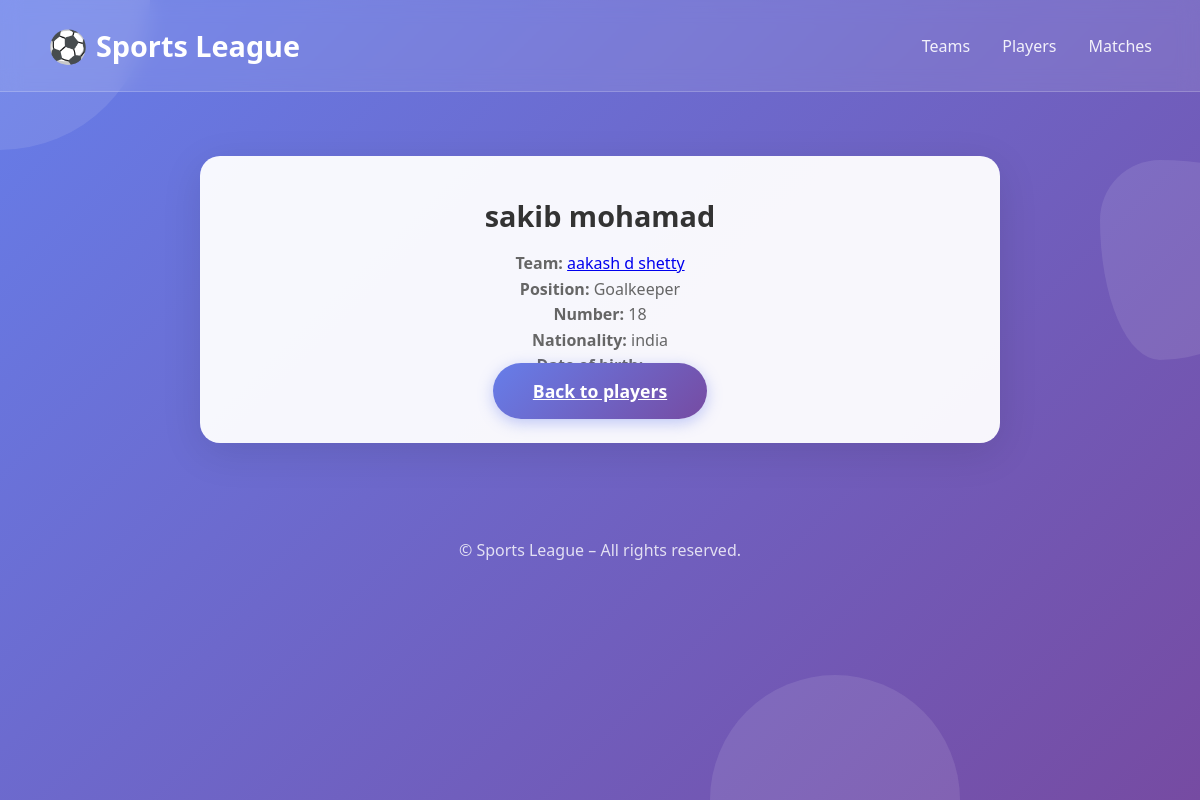
Screenshot of /players/4/ with the database file from the repository.
### league/models.py (models this page shows, shortened)
class Player(models.Model):
    POSITION_CHOICES = [
        ("GK", "Goalkeeper"),
        ("DF", "Defender"),
        ("MF", "Midfielder"),
        ("FW", "Forward"),
        ("BAT", "Batsman"),
        ("BWL", "Bowler"),
        ("AR", "All-rounder"),
        ("WK", "Wicketkeeper"),
        ("PR", "Prop"),
        ("HK", "Hooker"),
        ("LO", "Lock"),
        ("FL", "Flanker"),
        ("SH", "Scrum-half"),
        ("FH", "Fly-half"),
        ("CE", "Centre"),
        ("WG", "Wing"),
        ("FB", "Fullback"),
        ("MS", "Mens Singles"),
        ("WS", "Womens Singles"),
        ("MD", "Mens Doubles"),
        ("WD", "Womens Doubles"),
        ("XD", "Mixed Doubles"),
        ("P", "Pitcher"),
        ("C", "Catcher"),
        ("1B", "First Base"),
        ("2B", "Second Base"),
        ("3B", "Third Base"),
        ("SS", "Shortstop"),
        ("LF", "Left Field"),
        ("CF", "Center Field"),
        ("RF", "Right Field"),
    ]
    first_name = models.CharField(max_length=120)
    last_name = models.CharField(max_length=120, blank=True)
    team = models.ForeignKey(Team, on_delete=models.SET_NULL, blank=True, null=True, related_name="players")
    position = models.CharField(max_length=10, choices=POSITION_CHOICES, blank=True)
    number = models.IntegerField(blank=True, null=True)
    date_of_birth = models.DateField(blank=True, null=True)
    nationality = models.CharField(max_length=120, blank=True)
    class Meta:
        ordering = ["team__name", "last_name", "first_name"]

class Team(models.Model):
    name = models.CharField(max_length=150)
    city = models.CharField(max_length=120, blank=True)
    founded = models.IntegerField(blank=True, null=True)
    logo = models.ImageField(upload_to="team_logos/", blank=True, null=True)
    slug = models.SlugField(max_length=160, unique=True, blank=True)
    sport = models.ForeignKey(Sport, on_delete=models.SET_NULL, blank=True, null=True, related_name="primary_teams")
    sports = models.ManyToManyField(Sport, blank=True, related_name="teams")
    class Meta:
        ordering = ["name"]

### league/views.py (the view)
# urls.py: path("players/<int:pk>/", league_views.player_detail, name="player_detail"),
def player_detail(request, pk):
    player = get_object_or_404(Player, pk=pk)
    return render(request, "league/player_detail.html", {"player": player})

### templates/league/player_detail.html (shortened to what this page needs)
{% extends "base.html" %}
{% block content %}
<div class="card p-4" style="max-width:800px;margin:auto;">
  <h2>{{ player.first_name }}{% if player.last_name %} {{ player.last_name }}{% endif %}</h2>
  <p><strong>Team:</strong> {% if player.team %}<a href="{% url 'team_detail' player.team.pk %}">{{ player.team.name }}</a>{% else %}—{% endif %}</p>
  <p><strong>Position:</strong> {{ player.get_position_display }}</p>
  <p><strong>Number:</strong> {{ player.number|default:"—" }}</p>
  <p><strong>Nationality:</strong> {{ player.nationality|default:"—" }}</p>
  <p><strong>Date of birth:</strong> {{ player.date_of_birth|default:"—" }}</p>
  <a class="btn" href="{% url 'players_list' %}">Back to players</a>
</div>
{% endblock %}

### templates/base.html (style rules this page uses)
* { margin: 0; padding: 0; box-sizing: border-box; }
body { font-family: 'Segoe UI', Tahoma, Geneva, Verdana, sans-serif; background: linear-gradient(135deg, #667eea 0%, #764ba2 100%); min-height: 100vh; position: relative; overflow-x: hidden; }
.card { background: rgba(255, 255, 255, 0.95); border-radius: 20px; padding: 2.5rem; text-align: center; transition: all 0.4s cubic-bezier(0.175, 0.885, 0.32, 1.275); cursor: pointer; box-shadow: 0 10px 40px rgba(0, 0, 0, 0.1); position: relative; overflow: hidden; }
.card::before { content: ''; position: absolute; top: 0; left: 0; right: 0; height: 5px; background: linear-gradient(90deg, #667eea, #764ba2); transform: scaleX(0); transition: transform 0.4s ease; }
.card h2 { font-size: 1.8rem; color: #333; margin-bottom: 1rem; }
.card p { color: #666; font-size: 1rem; line-height: 1.6; }
.btn { background: linear-gradient(135deg, #667eea 0%, #764ba2 100%); color: white; border: none; padding: 1rem 2.5rem; border-radius: 50px; font-size: 1.1rem; font-weight: 600; cursor: pointer; transition: all 0.3s ease; box-shadow: 0 4px 15px rgba(102, 126, 234, 0.4); }

### rows the page displays
Player: first_name "sakib", last_name "mohamad", team.name "aakash d shetty", position "Goalkeeper", number "18", nationality "india"
